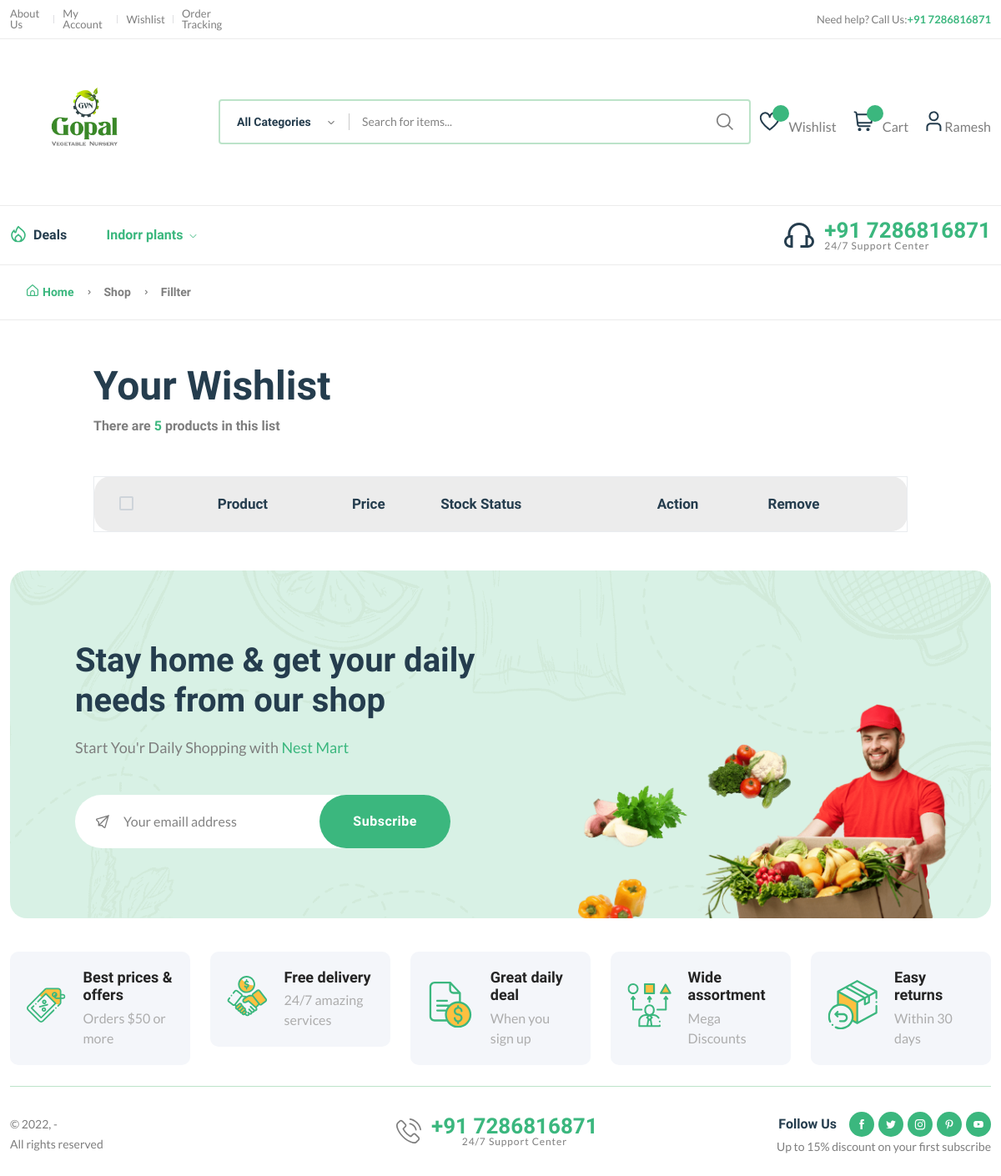
/wishlist/ (signed in), run on an earlier commit of the app's database.
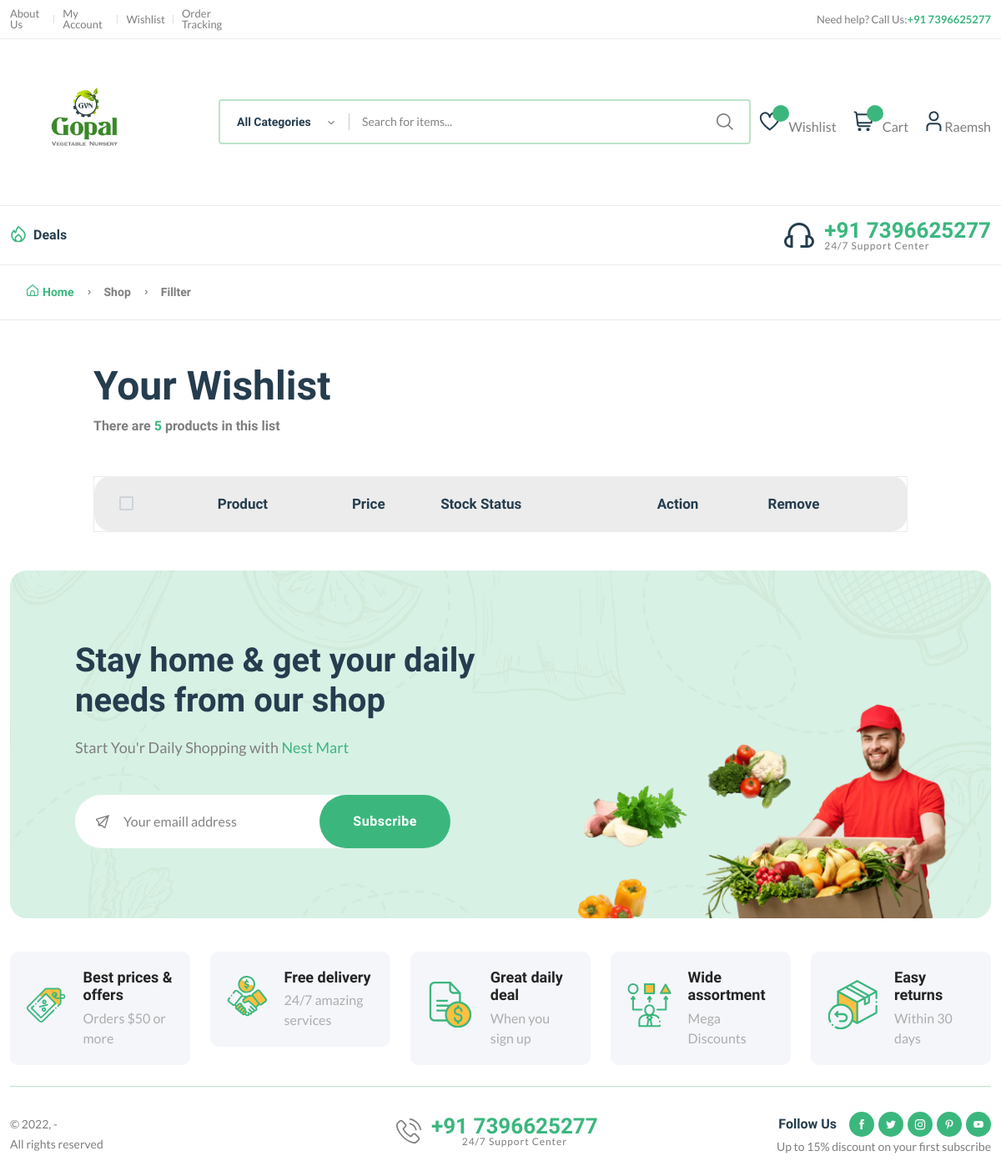
And on a later commit of the database.
### adminmanager/models.py (models this page shows)
class  SettingsModel(models.Model):
    title = models.CharField(max_length=200, blank=True, null=True)
    phone = models.CharField(max_length=200, blank=True, null=True)
    email = models.CharField(max_length=200, blank=True, null=True)
    logo = models.ImageField(upload_to='sitelogo/')
    address = models.TextField( blank=True, null=True)
    status = models.BooleanField(default=True)

### accountmanager/models.py (models this page shows, shortened)
class User(auth_models.AbstractBaseUser, models.Model):
    name = models.CharField(max_length=200)
    email = models.EmailField(max_length=200)
    phone = models.CharField(max_length=15,unique=True)
    dob = models.CharField(max_length=20, null=True, blank=True)
    profile_pic = models.ImageField(upload_to='profile', default='', null=True, blank=True)
    is_active = models.BooleanField(default=True)
    is_staff = models.BooleanField(default=False)
    is_superuser= models.BooleanField(default=True)
    is_admin = models.BooleanField(default=False)
    is_user = models.BooleanField(default=False)
    USERNAME_FIELD = 'phone'
    objects = UserManager()
    REQUIRED_FIELDS = ['name']

### categorymanager/models.py (models this page shows)
class CategoryModel(models.Model):
    title = models.CharField(max_length=200)
    status = models.BooleanField(default=1, null=True, blank=True)
    @property
    def sucat_list(self):
        return self.category.all()

### ordermanager/views.py (the view)
# urls.py: path('wishlist/',  orderViews.WishList_list),
def WishList_list(request):
    if not request.user.is_authenticated:
        return redirect('/userlogin/')
    if request.method == "POST":
        productid  = ProductModel.objects.get(id=request.POST.get('pid'))
        wishid = WishlistModel.objects.filter(productid=request.POST.get('pid')).count()
        if  not wishid :
            wishid = WishlistModel.objects.create(productid=productid, user=request.user)
        return HttpResponse(WishlistModel.objects.filter(user= request.user).count())
    else:
        settingsdata = SettingsModel.objects.all().first()
        categories = CategoryModel.objects.all()
        wishlist = WishlistModel.objects.filter(user= request.user)
        return render(request,'frontend/wishlist.html', {"categories": categories, "wishlist":wishlist, "settingsdata":settingsdata})

### templates/frontend/wishlist.html (shortened to what this page needs)
{% extends "frontend/base.html" %}
{%load static%}
{% block content %}
    <div class="page-header breadcrumb-wrap">
        <div class="container">
            <div class="breadcrumb">
                <a href="index.html" rel="nofollow"><i class="fi-rs-home mr-5"></i>Home</a>
                <span></span> Shop <span></span> Fillter
            </div>
        </div>
    </div>
    <div class="container mb-30 mt-50">
        <div class="row">
            <div class="col-xl-10 col-lg-12 m-auto">
                <div class="mb-50">
                    <h1 class="heading-2 mb-10">Your Wishlist</h1>
                    <h6 class="text-body">There are <span class="text-brand">5</span> products in this list</h6>
                </div>
                <div class="table-responsive shopping-summery">
                    <table class="table table-wishlist">
                        <thead>
                            <tr class="main-heading">
                                <th class="custome-checkbox start pl-30">
                                    <label class="form-check-label" for="exampleCheckbox11"></label>
                                </th>
                                <th scope="col" colspan="2">Product</th>
                                <th scope="col">Price</th>
                                <th scope="col">Stock Status</th>
                                <th scope="col">Action</th>
                                <th scope="col" class="end">Remove</th>
                            </tr>
                        </thead>
                    </table>
                </div>
            </div>
        </div>
    </div>
    {% include "frontend/footer.html" %}
{%endblock%}

### templates/frontend/base.html (shortened to what the changed rows need)
{%load static%}
<!DOCTYPE html>
<html class="no.js" lang="en">
<head>
    <link rel="stylesheet" href="{% static '/frontend/assets/css/plugins/animate.min.css' %}" />
    <link rel="stylesheet" href="{% static '/frontend/assets/css/main.css' %}" />
</head>
<body>
    <header class="header-area header-style-1 header-height-2">
        <div class="header-top header-top-ptb-1 d-none d-lg-block">
            <div class="container">
                <div class="row align-items-center">
                    <div class="col-xl-3 col-lg-4">
                        <div class="header-info header-info-right">
                            <ul>
                                <li>Need help? Call Us: <strong class="text-brand"> +91  {{settingsdata.phone}}</strong></li>
                            </ul>
                        </div>
                    </div>
                </div>
            </div>
        </div>
        <div class="header-middle header-middle-ptb-1 d-none d-lg-block">
            <div class="container">
                <div class="header-wrap">
                    <div class="logo logo-width-1">
                        <a href="/"><img src="/products/{{settingsdata.logo}}" alt="logo" /></a>
                    </div>
                    <div class="header-right">
                        <div class="header-action-right">
                            <div class="header-action-2">
                                <div class="header-action-icon-2">
                                    {% if request.user.is_authenticated %}
                                    <a href="/account/"><span class="lable ml-0"> {{ request.user.name }}</span></a>
                                    {% else %}
                                    <a href="/userlogin/"><span class="lable ml-0">Login</span></a>{% endif %}
                                </div>
                            </div>
                        </div>
                    </div>
                </div>
            </div>
        </div>
        <div class="header-bottom header-bottom-bg-color sticky-bar">
            <div class="container">
                <div class="header-wrap header-space-between position-relative">
                    <div class="header-nav d-none d-lg-flex">
                        <div class="main-menu main-menu-padding-1 main-menu-lh-2 d-none d-lg-block font-heading">
                            <nav>
                                <ul>
                                     {%for category in categories%}
                                    <li>
                                        <a class="active" href="javascript:void(0)">{{category.title}} <i class="fi-rs-angle-down"></i></a>
                                    </li>
                                    {%endfor%}
                                </ul>
                            </nav>
                        </div>
                    </div>
                    <div class="hotline d-none d-lg-flex">
                        <img src="{% static   '/frontend/assets/imgs/theme/icons/icon-headphone.svg'  %}" alt="hotline" />
                        <p>+91  {{settingsdata.phone}}<span> 24/7 Support Center</span></p>
                    </div>
                </div>
            </div>
        </div>
    </header>
    <main class="main">
        {% block content %}
        {% endblock %}
    </main>
</body>
</html>

### templates/frontend/footer.html (shortened to what the changed rows need)
{%load static%}
<footer class="main">
    <section class="newsletter mb-15">
        <div class="container">
            <div class="row">
                <div class="col-lg-12">
                    <div class="position-relative newsletter-inner">
                        <div class="newsletter-content">
                            <h2 class="mb-20">
                                Stay home &amp; get your daily <br>
                                needs from our shop
                            </h2>
                        </div>
                    </div>
                </div>
            </div>
        </div>
    </section>
    <div class="container pb-30">
        <div class="row align-items-center">
            <div class="col-xl-4 col-lg-6 text-center d-none d-xl-block">
                <div class="hotline d-lg-inline-flex" style="min-width:250px">
                    <img src="{%static 'frontend/assets/imgs/theme/icons/phone-call.svg'%}" alt="hotline">
                    <p>+91 {{settingsdata.phone}}<span>24/7 Support Center</span></p>
                </div>
            </div>
        </div>
    </div>
</footer>

What changed in the data, as far as the page shows it:
removed SettingsModel: phone "7286816871", logo (picture)
removed CategoryModel: title "Indorr plants"
added SettingsModel: phone "7396625277", logo (picture)
changed User: user.name "Ramesh" → "Raemsh"
